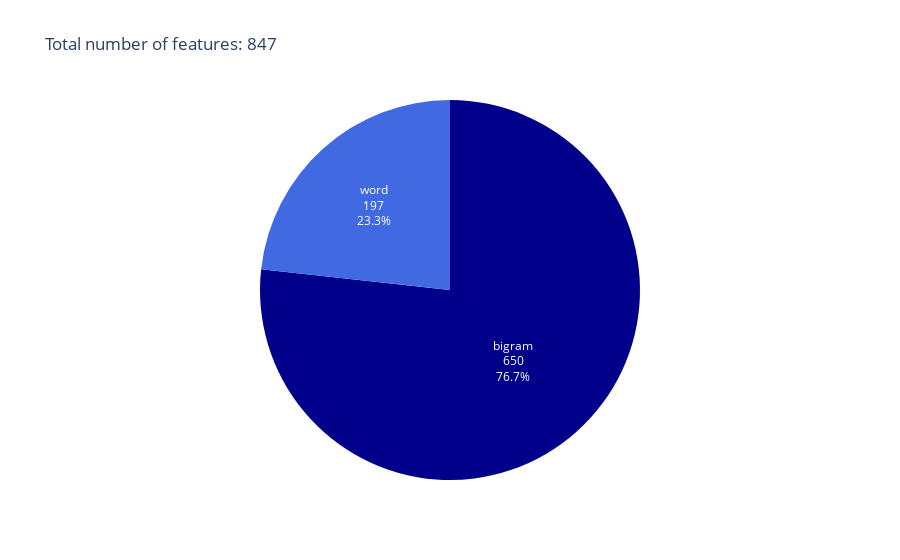

Notebook cell for this chart:
### Code cell
# Interactive visualization of the feature set
# Parameters: overview, sun, tree
vocab_vis('overview')

### Figure 1 — Plotly figure (JSON) as saved in the notebook; plotly's stock layout.template omitted (floating-point values rounded to 4 significant figures; data arrays with more than 128 entries replaced by an {"elided": "..."} marker saying what was removed)
{"data": [{"domain": {"x": [0, 1], "y": [0, 1]}, "hovertemplate": "level=%{label}<extra></extra>", "labels": {"elided": "847 str values"}, "legendgroup": "", "name": "", "showlegend": true, "textinfo": "percent+label+value", "textposition": "inside", "type": "pie"}], "layout": {"legend": {"tracegroupgap": 0}, "piecolorway": ["darkblue", "royalblue"], "showlegend": false, "title": {"text": "Total number of features: 847"}}}
